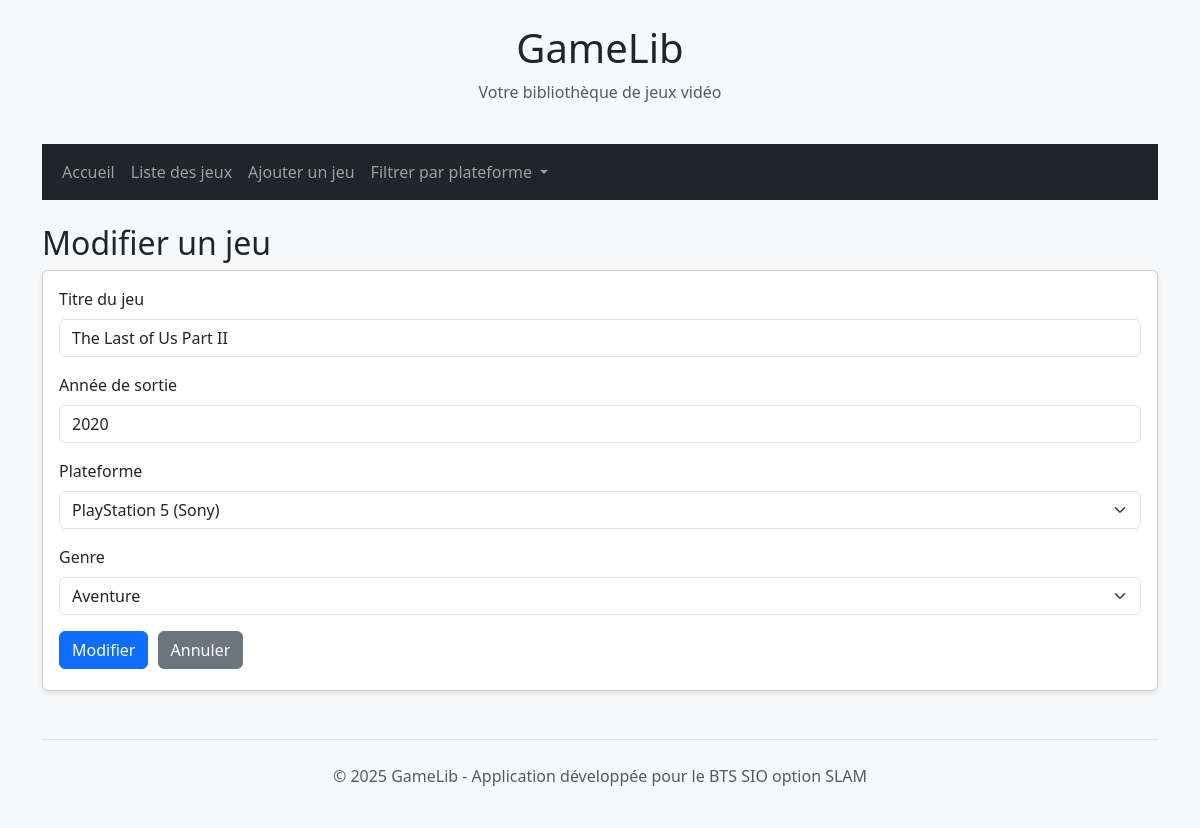
The app's page /index.php?action=formModif&id=1 with its own data.
### tables this page shows
CREATE TABLE IF NOT EXISTS jeu (
  id INT AUTO_INCREMENT PRIMARY KEY,
  titre VARCHAR(100) NOT NULL,
  annee INT NOT NULL,
  idPlateforme INT NOT NULL,
  idGenre INT NOT NULL,
  FOREIGN KEY (idPlateforme) REFERENCES plateforme(id),
  FOREIGN KEY (idGenre) REFERENCES genre(id)
);

CREATE TABLE IF NOT EXISTS plateforme (
  id INT AUTO_INCREMENT PRIMARY KEY,
  nom VARCHAR(50) NOT NULL,
  fabricant VARCHAR(50) NOT NULL
);

CREATE TABLE IF NOT EXISTS genre (
  id INT AUTO_INCREMENT PRIMARY KEY,
  libelle VARCHAR(50) NOT NULL
);

### controleur/formModif.php (called while the page is built, shortened)
<?php
include_once "modele/jeuDAO.php";
include_once "modele/plateformeDAO.php";
include_once "modele/genreDAO.php";
$idJeu = $_GET["id"];
$leJeu = getJeuById($idJeu);
$lesPlateformes = getAllPlateformes();
$lesGenres = getAllGenres();
include_once "vue/entete.php";
include_once "vue/menu.php";
include_once "vue/formModif.php";
include_once "vue/pied.php";
?>

### index.php (called while the page is built, shortened)
<?php
if (isset($_GET["action"])) {
    $action = $_GET["action"];
} else {
    $action = "defaut";
}
$fichier = controleurPrincipal($action);
include_once "controleur/$fichier";
?>

### modele/jeuDAO.php (called while the page is built, shortened)
<?php
function getJeuById($idJeu) {
    $resultat = array();
    try {
        $cnx = connexionPDO();
        $req = $cnx->prepare("SELECT * FROM jeu WHERE id=:idJeu");
        $req->bindValue(':idJeu', $idJeu, PDO::PARAM_INT);
        $req->execute();
        $resultat = $req->fetch(PDO::FETCH_ASSOC);
    } catch (PDOException $e) {
        print "Erreur !: " . $e->getMessage();
        die();
    }
    return $resultat;
}
?>

### modele/plateformeDAO.php (called while the page is built, shortened)
<?php
function getAllPlateformes() {
    $resultat = array();
    try {
        $cnx = connexionPDO();
        $req = $cnx->prepare("SELECT * FROM plateforme ORDER BY nom");
        $req->execute();
        $resultat = $req->fetchAll(PDO::FETCH_ASSOC);
    } catch (PDOException $e) {
        print "Erreur !: " . $e->getMessage();
        die();
    }
    return $resultat;
}
?>

### modele/genreDAO.php (called while the page is built, shortened)
<?php
function getAllGenres() {
    $resultat = array();
    try {
        $cnx = connexionPDO();
        $req = $cnx->prepare("SELECT * FROM genre ORDER BY libelle");
        $req->execute();
        $resultat = $req->fetchAll(PDO::FETCH_ASSOC);
    } catch (PDOException $e) {
        print "Erreur !: " . $e->getMessage();
        die();
    }
    return $resultat;
}
?>

### vue/formModif.php (the view, shortened to what this page needs)
<h2>Modifier un jeu</h2>
<div class="card">
    <div class="card-body">
        <form action="index.php?action=modifier" method="post">
            <div class="mb-3">
                <label for="titre" class="form-label">Titre du jeu</label>
                <input type="text" class="form-control" id="titre" name="titre" value="<?= $leJeu['titre'] ?>" required>
            </div>
            <div class="mb-3">
                <label for="annee" class="form-label">Année de sortie</label>
                <input type="number" class="form-control" id="annee" name="annee" min="1970" max="<?= date('Y') ?>" value="<?= $leJeu['annee'] ?>" required>
            </div>
            <div class="mb-3">
                <label for="idPlateforme" class="form-label">Plateforme</label>
                <select class="form-select" id="idPlateforme" name="idPlateforme" required>
                    <?php foreach($lesPlateformes as $unePlateforme) { ?>
                        <option value="<?= $unePlateforme['id'] ?>" <?= ($unePlateforme['id'] == $leJeu['idPlateforme']) ? 'selected' : '' ?>>
                            <?= $unePlateforme['nom'] ?> (<?= $unePlateforme['fabricant'] ?>)
                        </option>
                    <?php } ?>
                </select>
            </div>
            <div class="mb-3">
                <label for="idGenre" class="form-label">Genre</label>
                <select class="form-select" id="idGenre" name="idGenre" required>
                    <?php foreach($lesGenres as $unGenre) { ?>
                        <option value="<?= $unGenre['id'] ?>" <?= ($unGenre['id'] == $leJeu['idGenre']) ? 'selected' : '' ?>>
                            <?= $unGenre['libelle'] ?>
                        </option>
                    <?php } ?>
                </select>
            </div>
            <button type="submit" class="btn btn-primary">Modifier</button>
            <a href="index.php?action=detail&id=<?= $leJeu['id'] ?>" class="btn btn-secondary">Annuler</a>
        </form>
    </div>
</div>

### css/style.css (style rules this page uses)
body { background-color: #f8f9fa; }
.card { margin-bottom: 20px; box-shadow: 0 2px 5px rgba(0, 0, 0, 0.1); }
.btn { margin-right: 5px; margin-bottom: 5px; }

### records on screen
jeu: titre "The Last of Us Part II", annee "2020", idPlateforme "PlayStation 5 (Sony)", idGenre "Aventure"
